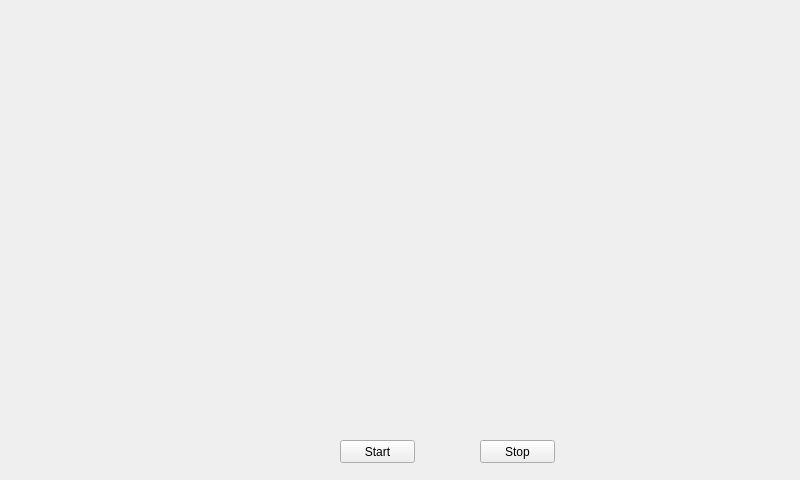
<?xml version="1.0" encoding="UTF-8"?>
<ui version="4.0">
 <class>FtShtLine</class>
 <widget class="QWidget" name="FtShtLine">
  <property name="geometry">
   <rect>
    <x>0</x>
    <y>0</y>
    <width>800</width>
    <height>480</height>
   </rect>
  </property>
  <property name="windowTitle">
   <string>Form</string>
  </property>
  <widget class="QPushButton" name="startButton">
   <property name="geometry">
    <rect>
     <x>340</x>
     <y>440</y>
     <width>75</width>
     <height>23</height>
    </rect>
   </property>
   <property name="text">
    <string>Start</string>
   </property>
  </widget>
  <widget class="QPushButton" name="stopButton">
   <property name="geometry">
    <rect>
     <x>480</x>
     <y>440</y>
     <width>75</width>
     <height>23</height>
    </rect>
   </property>
   <property name="text">
    <string>Stop</string>
   </property>
  </widget>
 </widget>
 <resources/>
 <connections/>
</ui>
